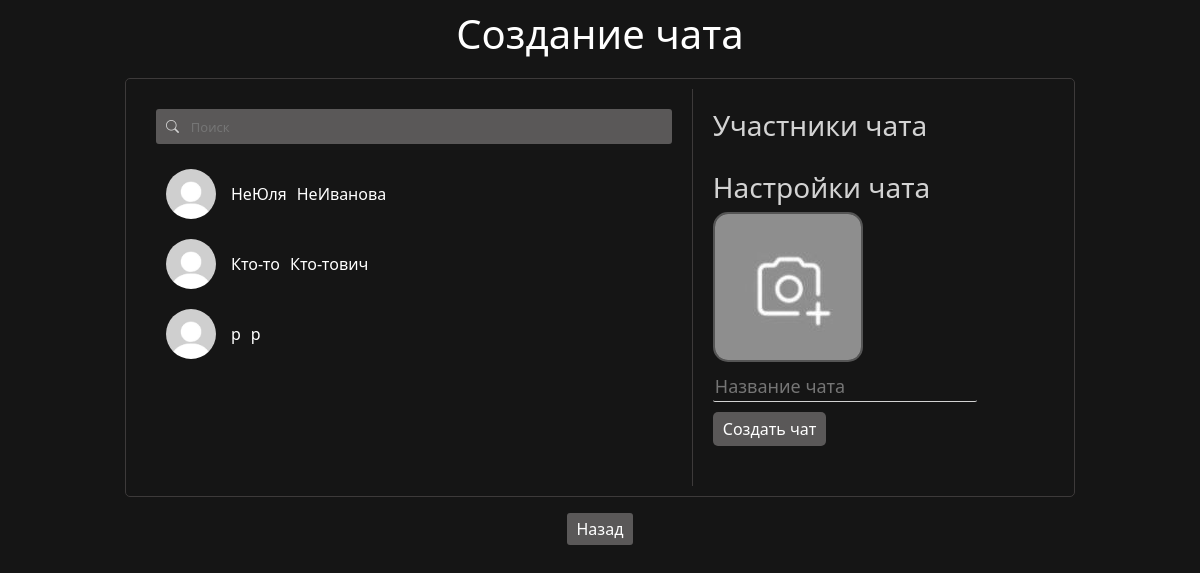
The app's page /create_chat (signed in), older data.
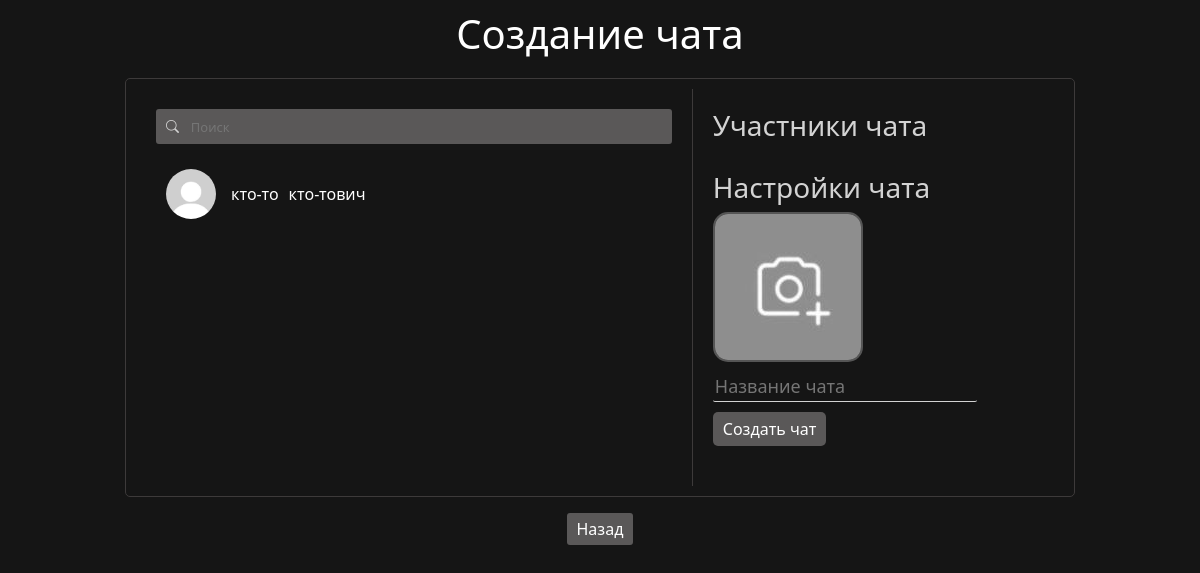
The same page, newer data.
### data/users.py (models this page shows, shortened)
class User(SqlAlchemyBase, UserMixin, SerializerMixin):
    __tablename__ = "users"
    id = sqlalchemy.Column(sqlalchemy.Integer, primary_key=True, autoincrement=True)
    surname = sqlalchemy.Column(sqlalchemy.String)
    name = sqlalchemy.Column(sqlalchemy.String)
    age = sqlalchemy.Column(sqlalchemy.Integer)
    city = sqlalchemy.Column(sqlalchemy.String)
    email = sqlalchemy.Column(sqlalchemy.String, unique=True)
    hashed_password = sqlalchemy.Column(sqlalchemy.String)
    post_ids = sqlalchemy.Column(sqlalchemy.String)
    comment_ids = sqlalchemy.Column(sqlalchemy.String)
    post_like_ids = sqlalchemy.Column(sqlalchemy.String)
    post_like_guide_category_ids = sqlalchemy.Column(sqlalchemy.String)
    post_like_ideas_category_ids = sqlalchemy.Column(sqlalchemy.String)
    post_like_mems_category_ids = sqlalchemy.Column(sqlalchemy.String)
    post_like_common_category_ids = sqlalchemy.Column(sqlalchemy.String)
    friends_ids = sqlalchemy.Column(sqlalchemy.String)
    friends_requests = sqlalchemy.Column(sqlalchemy.String)
    own_requests = sqlalchemy.Column(sqlalchemy.String)
    chats_ids = sqlalchemy.Column(sqlalchemy.String)
    img_profile = sqlalchemy.Column(sqlalchemy.String)
    img_avatar = sqlalchemy.Column(sqlalchemy.String)
    sex = sqlalchemy.Column(sqlalchemy.String)
    blocked_users = sqlalchemy.Column(sqlalchemy.String)
    private_chat_ids = sqlalchemy.Column(sqlalchemy.String)
    modified_date = sqlalchemy.Column(sqlalchemy.DateTime, default=datetime.datetime.now)
    comments = orm.relationship("Comments", back_populates='user')
    posts = orm.relationship("Posts", back_populates='user')

### server.py (the view)
@app.route("/create_chat", methods=["GET", "POST"])
def create_chat():
    if not current_user.is_authenticated:
        return redirect("/")
    form = SerchUserForm()
    if form.validate_on_submit() and form.serch_user_id.data:
        return redirect(f"/id/{form.serch_user_id.data}")
    db_sess = db_session.create_session()
    friends = []
    print(current_user.friends_ids)
    if current_user.friends_ids:
        for i in str(current_user.friends_ids).split(","):
            friends.append(db_sess.query(User).filter(User.id == int(i)).first())
    html = f.render_template(r"create_chat.html", friends=friends)
    return html

### forms/serch_user.py
class SerchUserForm(FlaskForm):
    serch_user_id = StringField()

### data/db_session.py (called while the page is built)
def create_session() -> Session:
    global __factory
    return __factory()

### server.py (called while the page is built)
@login_manager.user_loader
def load_user(user_id):
    db_sess = db_session.create_session()
    return db_sess.query(User).get(user_id)

### templates/create_chat.html (shortened to what this page needs)
<!DOCTYPE html>
<html lang="en">
    <head>
        <link rel="stylesheet"
        href="https://cdn.jsdelivr.net/npm/bootstrap@5.0.0-beta1/dist/css/bootstrap.min.css"
>
            <link href="https://cdn.jsdelivr.net/npm/bootstrap@5.3.2/dist/css/bootstrap.min.css" rel="stylesheet">
        <link rel="stylesheet" href="https://cdn.jsdelivr.net/npm/bootstrap-icons@1.8.1/font/bootstrap-icons.css">
        <link rel="stylesheet" type="text/css" href="../static/css/style.css" />
    </head>
<body>
    <h1 style="text-align: center; color: white; margin-bottom: 20px; margin-top: 10px;">{% if members %}Редактирование чата{% else %}Создание чата{% endif %}</h1>
    <div class="create-chat-container">
        <div class="friends-list">
            <form style="position: static; top: 0; margin-bottom: 15px; width: 100%; display: flex; flex-direction: row;" class="serch-form" method="post" id="friend-form">
                <i style="margin-left: 0;" class="bi bi-search serch-img"></i><input class="serch friends-serch" type="text" placeholder="Поиск">
            </form>
            {% for i in friends %}
                <div class="friend-item" data-friend-id="{{i.id}}">
                    <div class="avatar-and-name-friend">
                        <div class="friend-avatar-box-create-chat">
                            <a href="/id/{{i.id}}"><img class="friend-avatar-create-chat" {% if i.img_avatar %} src="{{i.img_avatar}}" {% else %} src="../static/img/avatar.jpg" {% endif %} alt=""></a>
                        </div>
                        <p style="margin-right: 10px;" class="name-friend-create-chat">{{i.name}}</p>
                        <p class="name-friend-create-chat">{{i.surname}}</p>
                    </div>
                </div>
            {% endfor %}
        </div>
        <div class="chat-creation-panel">
            <div class="selected-friends">
                <h3 style="text-align: left;">Участники чата</h3>
            </div>
            <div style="text-align: left;" class="chat-details">
                <h3 style="text-align: left;">Настройки чата</h3>
                <div class="chat-avatar-upload">
                    <label for="chat-avatar">
                        <img id="chat-avatar-preview" {% if chat_avatar %} src="{{chat_avatar}}" {% else %} src="../static/img/chat.png" {% endif %} alt="Аватар чата">
                    </label>
                </div>
                <input style="margin-top: 10px; text-align: left;" type="text" class="chat-name" placeholder="Название чата" {% if chat_name %} value="{{chat_name}}" {% endif %}>
                <br>
                <button style="text-align: left;" class="create-chat-button">{% if members %}Изменить чат{% else %}Создать чат{% endif %}</button>
            </div>
        </div>
    </div>
    <div style="width: 100%; text-align: center; margin-top: 20px;"><a class="back-create-chat" href="/chats">Назад</a></div>
</body>
</html>

Row changes from the older to the newer data that the page shows:
no longer on this page (row edited): User: name "НеЮля", surname "НеИванова"
no longer on this page (row edited): User: name "р", surname "р"
changed User: name "Кто-то" → "кто-то"; surname "Кто-тович" → "кто-тович"
